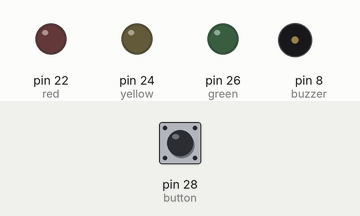
A sketch run on a simulated Arduino Mega 2560, built with avr-gcc and run on an emulated ATmega2560. Shown: output pins drawn as LEDs (lit = HIGH), buzzer (waves = sounding). The test bench sets the inputs (shaded band); at power-on: pin 28 (button) LOW.

Above: at 1.2 s.
1.3 s: pin 28 (button) pulled HIGH for 0.15 s
At 3.1 s:
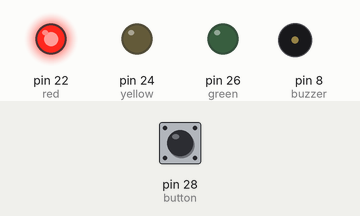
At 19.7 s:
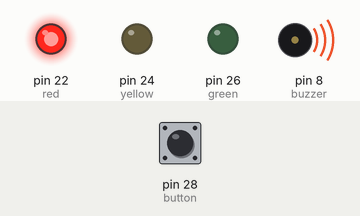
Timing chart, 0 to 23.5 s (numbered marks = the images above; inputs shaded):
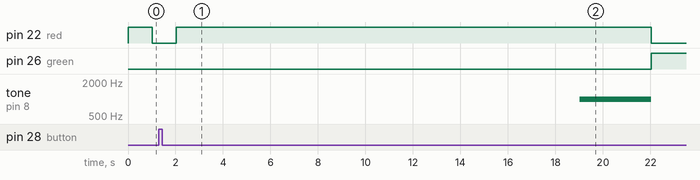

Measured:
- after the input at 1.3 s, pin 26 (green): LOW → HIGH after 20.7 s; tone on pin 8 (buzzer): silent → 1000 Hz after 17.7 s, → silent 3.0 s later

The sketch:

Microprocessors_project_1.ino
```cpp
/* Group:Ryan Rodriguez, Michael Bautista, Tenzin Lhundup
 * EECE.4520 Project 1: Traffic Light Controller
 *
 * This code creates a waiting loop where it blinks the red light on and off (1 second on, 1 second off)
 * until the button is pressed. At that point it will finish the current pass in the waiting
 * loop and then proceeed into the traffic light loop. Here is will run through 4 states,
 * red - green - yellow 1 - yellow 2,  before looping back. It will continue until the power
 * is disconnected.
 *
 */

//does it work on git
int red = 22;   // pin #s for LEDS, button, and active buzzer
int yellow = 24;
int green = 26;
int button = 28;
int buzzer = 8;

int flag = 0;  //flag variable to determine if the light should switch from blinking red to street light
int i = 0; //loop variable

void setup() {
  // put your setup code here, to run once:
  pinMode(red, OUTPUT);
  pinMode(yellow, OUTPUT);
  pinMode(green, OUTPUT);
  pinMode(button, INPUT);
  pinMode(buzzer, OUTPUT);
}

void loop() {
  // put your main code here, to run repeatedly:

 while (flag == 0)  //runs until the button is pressed. once pressed, the on-off will finish and then switch to the street light
 {
    for (i = 0;i <= 1000; i++)
    {
      digitalWrite(red, HIGH);
      if (digitalRead(button) == HIGH)
      {
        flag = 1;
      }
      delay(1);
    }
    for (i = 0;i <= 1000; i++)
    {
      digitalWrite(red, LOW);
      if (digitalRead(button) == HIGH)
      {
        flag = 1;
      }
      delay(1);
    }
 }
 if (flag == 1) //if button is pressed
 {
  lightSwitch();
 }
}

void lightSwitch(){


 digitalWrite(yellow, LOW);
 digitalWrite(red, HIGH);  //Turns off yellow from previous pass through, Turns on RED
 delay(17000);  //waits 17 seconds
 tone(buzzer, 1000,3000); //Turn on buzzer for 3 seconds
 delay (3000); // wait 3 seconds

 digitalWrite(red, LOW);  //Turn off red, Turn on green, repeat waiting + buzzer process
 digitalWrite(green, HIGH);
 delay(17000);
 tone(buzzer, 1000,3000);
 delay (3000);


 digitalWrite(green, LOW);  // green off, yellow on for 3 seconds
 digitalWrite(yellow, HIGH);
 delay(3000);
 tone(buzzer, 1000,3000); // buzzer turns on for 3 seconds
 for (i = 0; i <7; i++) //yellow blinks on and off for 3 seconds, @ 200 ms per on-off
 {
 digitalWrite(yellow, LOW);
 delay(200);
 digitalWrite(yellow, HIGH);
 delay(200);
 }
 digitalWrite(yellow, HIGH);
 delay(200);

}
```
